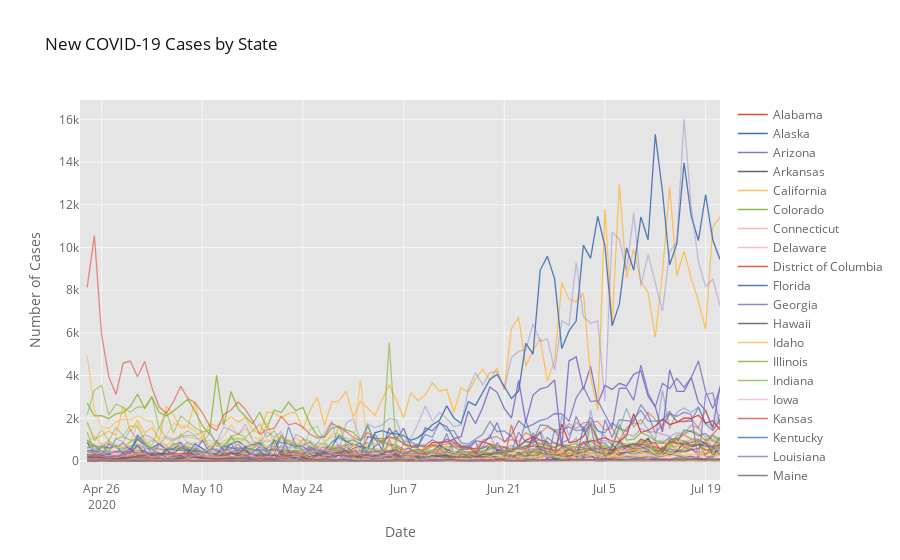

The code cell stored with this chart in its notebook:
### Markdown cell above
## Plot line graphs of new daily case loads and deaths

Plot daily cases

### Code cell
today = str(datetime.today().strftime("%m/%d/%Y")) # print string of today's date

states_daily_confirmed.iplot(kind='lines', theme='ggplot', connectgaps=True, asFigure=True,
    title='New COVID-19 Cases by State', yaxis_title='Number of Cases', xaxis_title='Date')
